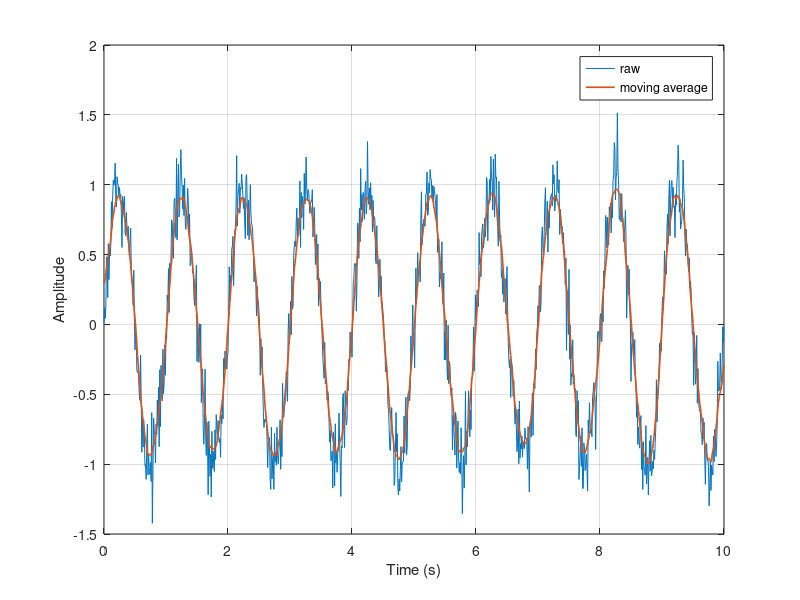

The MATLAB script that drew this image: (Note: this script raises an error after producing the figure.)
clear; clc; close all;
Ts=0.01; t=(0:Ts:10)';
x=sin(2*pi*1*t)+0.15*randn(size(t));
window=20; xma=movmean(x,window);
figure; plot(t,x); hold on; plot(t,xma,'LineWidth',1.2); grid on;
xlabel('Time (s)'); ylabel('Amplitude'); legend('raw','moving average');
A=[1 2;3 5]; disp(det(A)); disp(inv(A));
xs=saturate(x,-1,1);
T=table(t,x,xma,xs,'VariableNames',{'time_s','raw','moving_average','saturated'});
writetable(T,'matlab_basics_output.csv');

% first-order plant discrete
K=1; tau=1.5; u=ones(size(t)); y=zeros(size(t));
for k=2:numel(t)
    y(k)=y(k-1)+Ts/tau*(-y(k-1)+K*u(k));
end
figure; plot(t,y); grid on; xlabel('Time (s)'); ylabel('y'); title('First-order step response');
